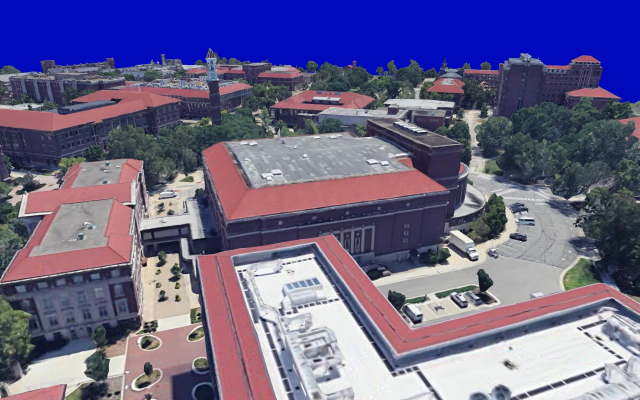
#> input picture docs/img/google/elliott-obl.jpg, 1280 x 800 px (shown at 1/2 size)
$ python -i facade-extract.py   (imports and definitions only)   (older library calls are emulated)
#> lines starting #> are read from the running program, lines starting #| are printed output that depends on the picture
#> further down, picture is the input picture: shape (800, 1280, 3); mean B, G, R 137.3, 99.8, 106
# Automatic facade extraction from Street View panos (needs-clearance imagery stays in data/raw/streetview-tiles, gitignored).
# Run: uv run --with opencv-python-headless --with numpy python tools/facade-extract.py [--debug id]
# Per building x chosen pano (selection.json): fit the pano pose (dx,dz offset + heading) by maximising image gradient under the projected eave line,
# base line and corner verticals of the LiDAR-height footprint; rectify the best-visible wall into an albedo; crop the cleanest window (least foliage/sky),
# snapped to the detected bay period; keep the best pano per building. Output: packages/saltline/public/campus/facades/photo/*.webp + manifest.json
import cv2, json, math, os, sys, numpy as np
ROOT = os.path.join(os.path.dirname(os.path.abspath(__file__)), '..')
SV = os.path.join(ROOT, 'data/raw/streetview-tiles') + '/'
OUT = os.path.join(ROOT, 'packages/saltline/public/campus/facades') + '/'
# [3 lines not run here, left out]
R_E, rad = 6371008.8, math.pi / 180; LAT0, LON0 = 40.42728706, -86.91406754
to_xz = lambda la, lo: (R_E * (lo - LON0) * rad * math.cos(LAT0 * rad), -R_E * (la - LAT0) * rad)
CAM_H, PPM = 2.5, 40

# [21 lines left out: functions stitch, project, inside, not called in this run]
def ccw(a, b, c): return (c[1] - a[1]) * (b[0] - a[0]) > (b[1] - a[1]) * (c[0] - a[0])
def crossing(a, b, c, d): return ccw(a, c, d) != ccw(b, c, d) and ccw(a, b, c) != ccw(a, b, d)

def ring_ccw(poly):  # outward normals: make polygon counter-clockwise in (x, -z) so the outward side of edge a->b is (dz, -dx)/L
    a = sum(p[0] * poly[(i + 1) % len(poly)][1] - poly[(i + 1) % len(poly)][0] * p[1] for i, p in enumerate(poly))
    return poly[::-1] if a < 0 else poly

# [15 lines left out: function edges_facing, not called in this run]

def gradients(img):
    g = cv2.GaussianBlur(cv2.cvtColor(cv2.resize(img, None, fx=.5, fy=.5, interpolation=cv2.INTER_AREA), cv2.COLOR_BGR2GRAY).astype(np.float32), (0, 0), 1.5)
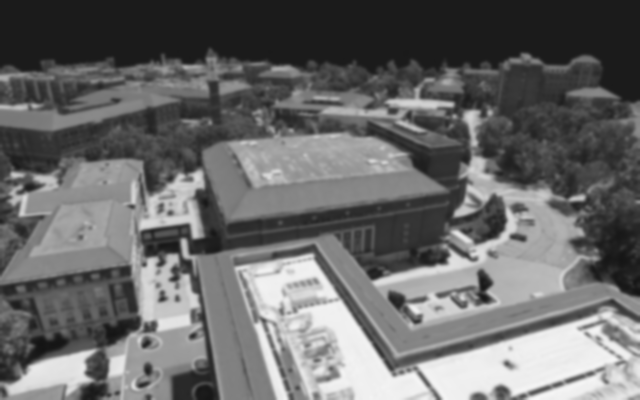
#> g: shape (400, 640) float32; min 20.49, max 247.4, mean 106
    gy = cv2.dilate(np.abs(cv2.Sobel(g, cv2.CV_32F, 0, 1)), np.ones((9, 1)));
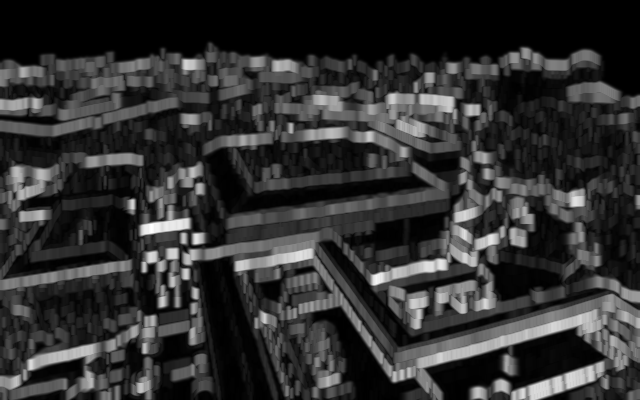
#> gy: shape (400, 640) float32; min 0, max 368.2, mean 71.6; drawn with min black and max white
    gx = cv2.dilate(np.abs(cv2.Sobel(g, cv2.CV_32F, 1, 0)), np.ones((1, 7)))
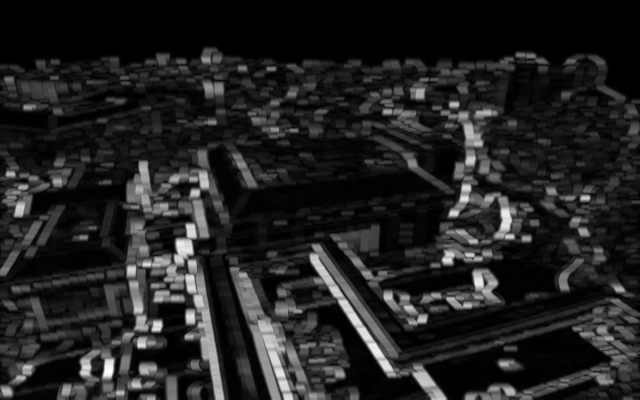
#> gx: shape (400, 640) float32; min 0, max 335.1, mean 45; drawn with min black and max white
    return cv2.GaussianBlur(gy, (0, 0), 2), cv2.GaussianBlur(gx, (0, 0), 2)

# [118 lines left out: functions samples, score, fit, rectify, clean_window, bay_period and 2 more, not called in this run]

# [4 lines not run here, left out]

>>> import cv2
>>> picture = cv2.imread('../docs/img/google/elliott-obl.jpg')
>>> result = gradients(picture)

$ run again, on docs/img/google/union-obl.jpg
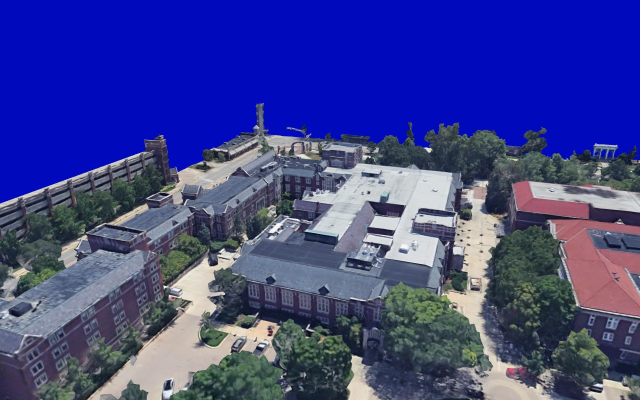
#> input picture docs/img/google/union-obl.jpg, 1280 x 800 px (shown at 1/2 size)
#> picture is the input picture: shape (800, 1280, 3); mean B, G, R 140.5, 67.7, 62.3
#> in gradients, `g = cv2.GaussianBlur(cv2.cvtColor(cv2.resize(img, None, fx=.5, fy=.5, ..`:
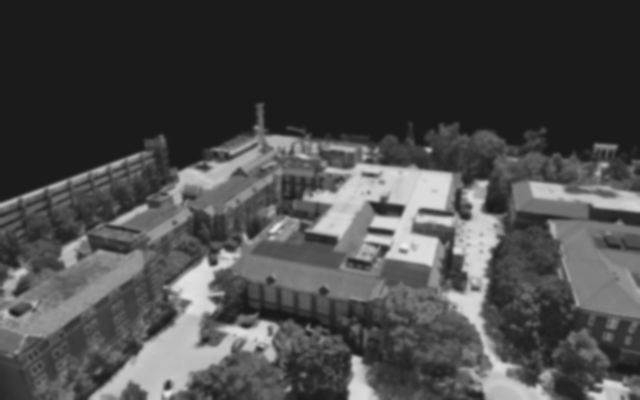
#> g: shape (400, 640) float32; min 22.86, max 236.4, mean 74.6
#> in gradients, `gx = cv2.dilate(np.abs(cv2.Sobel(g, cv2.CV_32F, 1, 0)), np.ones((1, 7)))`:
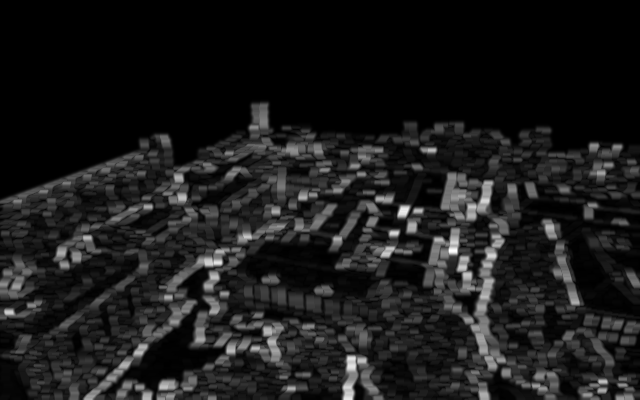
#> gx: shape (400, 640) float32; min 0, max 336.4, mean 35.9; drawn with min black and max white

$ run again, on docs/img/google/union-street.jpg
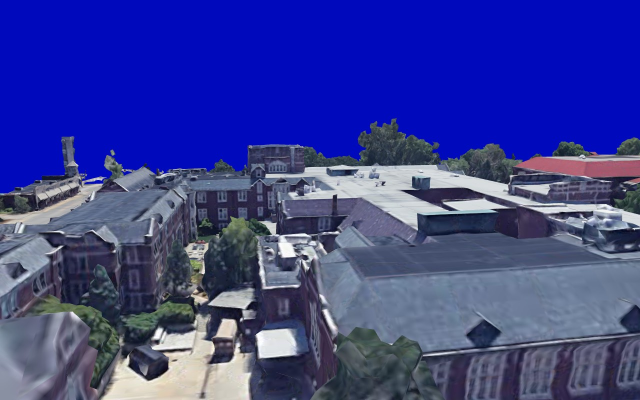
#> input picture docs/img/google/union-street.jpg, 1280 x 800 px (shown at 1/2 size)
#> picture is the input picture: shape (800, 1280, 3); mean B, G, R 145.7, 64.2, 57.5
#> in gradients, `g = cv2.GaussianBlur(cv2.cvtColor(cv2.resize(img, None, fx=.5, fy=.5, ..`:
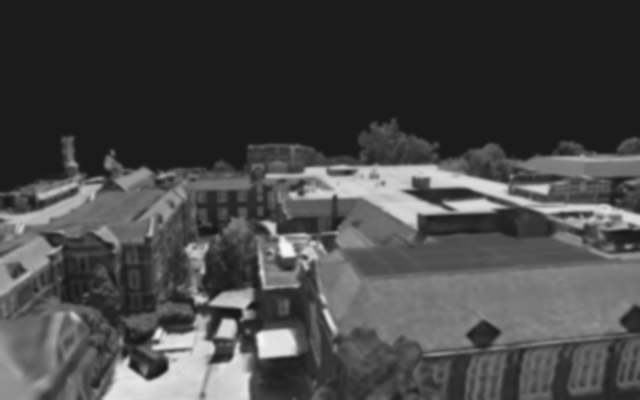
#> g: shape (400, 640) float32; min 21.95, max 247.5, mean 71.7
#> in gradients, `gx = cv2.dilate(np.abs(cv2.Sobel(g, cv2.CV_32F, 1, 0)), np.ones((1, 7)))`:
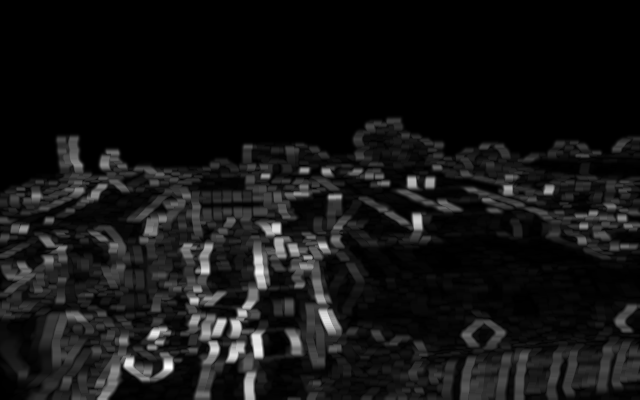
#> gx: shape (400, 640) float32; min 0, max 377.5, mean 29.9; drawn with min black and max white
